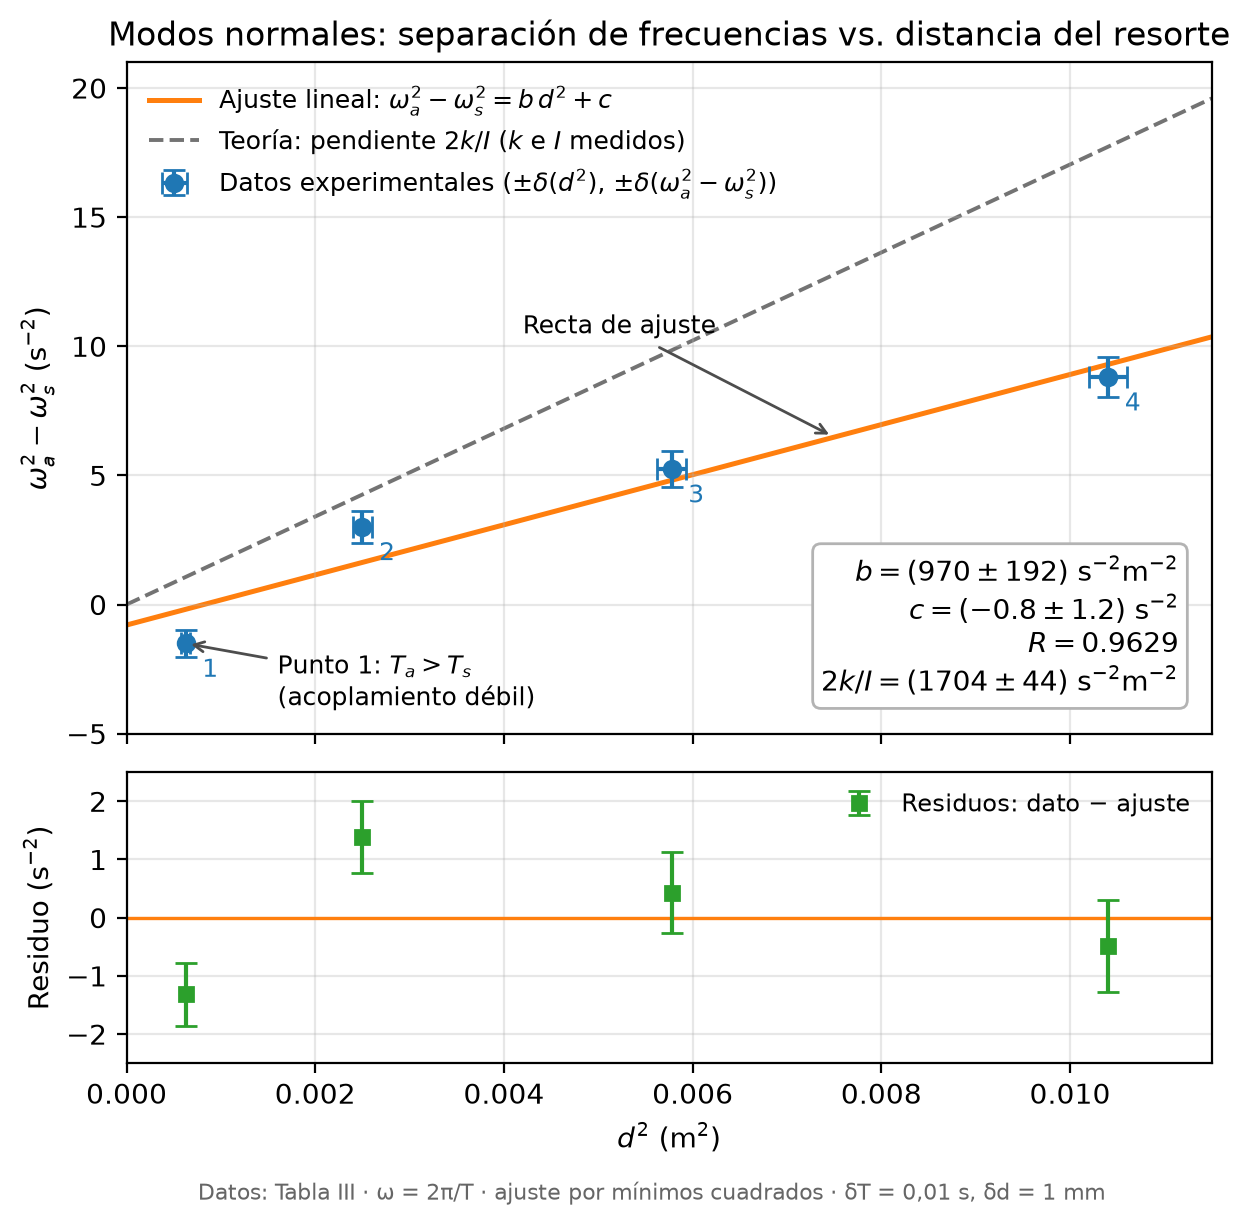

The script that saved this image:
"""Modos normales de los péndulos acoplados (Tabla III), con barras de error y residuos.

Para dos péndulos físicos idénticos acoplados por un resorte a distancia d del eje:
    omega_s^2 = M g l / I
    omega_a^2 = omega_s^2 + 2 k d^2 / I
Por lo tanto omega_a^2 - omega_s^2 es lineal en d^2 con pendiente 2k/I.
"""

import matplotlib.pyplot as plt
import numpy as np

# Datos (Tabla III)
d = np.array([0.025, 0.050, 0.076, 0.102])  # m
Ts = np.array([1.26, 1.26, 1.24, 1.24])  # s
Ta = np.array([1.30, 1.19, 1.13, 1.07])  # s

# Incertidumbres instrumentales
dd = np.full_like(d, 0.001)  # m (regla)
dT = np.full_like(Ts, 0.01)  # s (resolución de los periodos)

# Valores calculados antes (k de la Tabla II, I de la Ec. 7.2)
K, DK = 23.7, 0.6  # N/m
I, DI = 2.782e-2, 0.014e-2  # kg m^2

ws2 = (2 * np.pi / Ts) ** 2
wa2 = (2 * np.pi / Ta) ** 2
y = wa2 - ws2  # s^-2
dy = np.sqrt((2 * ws2 * dT / Ts) ** 2 + (2 * wa2 * dT / Ta) ** 2)

x = d**2  # m^2
dx = 2 * d * dd

# Ajuste lineal por mínimos cuadrados: y = b x + c
n = len(x)
b, c = np.polyfit(x, y, 1)
y_fit = b * x + c
res = y - y_fit

s = np.sqrt(np.sum(res**2) / (n - 2))
sxx = np.sum((x - x.mean()) ** 2)
db = s / np.sqrt(sxx)
dc = s * np.sqrt(np.sum(x**2) / (n * sxx))
r = np.corrcoef(x, y)[0, 1]

b_teo = 2 * K / I
db_teo = b_teo * np.sqrt((DK / K) ** 2 + (DI / I) ** 2)

# Incertidumbre efectiva en y: incluye la de x proyectada con la pendiente
dy_eff = np.sqrt(dy**2 + (b * dx) ** 2)

print(f"b = ({b:.0f} ± {db:.0f}) s^-2 m^-2")
print(f"c = ({c:.1f} ± {dc:.1f}) s^-2")
print(f"R = {r:.4f}")
print(f"2k/I teórico = ({b_teo:.0f} ± {db_teo:.0f}) s^-2 m^-2")
print(f"k a partir de b: ({b * I / 2:.1f} ± {db * I / 2:.1f}) N/m")

fig, (ax, axr) = plt.subplots(
    2,
    1,
    figsize=(7, 6.5),
    sharex=True,
    gridspec_kw={"height_ratios": [3, 1.3], "hspace": 0.08},
)

x_line = np.linspace(0, 0.0115, 200)
ax.plot(
    x_line,
    b * x_line + c,
    color="C1",
    lw=1.8,
    label=r"Ajuste lineal: $\omega_a^2-\omega_s^2 = b\,d^2 + c$",
    zorder=1,
)
ax.plot(
    x_line,
    b_teo * x_line,
    color="0.45",
    lw=1.4,
    ls="--",
    label=r"Teoría: pendiente $2k/I$ ($k$ e $I$ medidos)",
    zorder=1,
)
ax.errorbar(
    x,
    y,
    xerr=dx,
    yerr=dy,
    fmt="o",
    color="C0",
    ecolor="C0",
    capsize=4,
    ms=6,
    label=r"Datos experimentales ($\pm\delta(d^2)$, $\pm\delta(\omega_a^2-\omega_s^2)$)",
    zorder=2,
)
for i in range(n):
    ax.annotate(
        f"{i + 1}",
        (x[i], y[i]),
        xytext=(6, -12),
        textcoords="offset points",
        fontsize=9,
        color="C0",
    )

ax.set_ylim(-5, 21)
ax.set_ylabel(r"$\omega_a^2-\omega_s^2$ (s$^{-2}$)")
ax.set_title("Modos normales: separación de frecuencias vs. distancia del resorte")
ax.grid(alpha=0.3)
ax.legend(loc="upper left", frameon=False, fontsize=9)

ax.text(
    0.97,
    0.05,
    (
        rf"$b = ({b:.0f} \pm {db:.0f})$ s$^{{-2}}$m$^{{-2}}$" + "\n"
        rf"$c = ({c:.1f} \pm {dc:.1f})$ s$^{{-2}}$" + "\n"
        rf"$R = {r:.4f}$" + "\n"
        rf"$2k/I = ({b_teo:.0f} \pm {db_teo:.0f})$ s$^{{-2}}$m$^{{-2}}$"
    ),
    transform=ax.transAxes,
    ha="right",
    va="bottom",
    fontsize=10,
    bbox=dict(boxstyle="round", fc="white", ec="0.7"),
)

ax.annotate(
    "Punto 1: $T_a > T_s$\n(acoplamiento débil)",
    xy=(x[0], y[0]),
    xytext=(0.0016, -3.9),
    fontsize=9,
    arrowprops=dict(arrowstyle="->", color="0.3"),
)
ax.annotate(
    "Recta de ajuste",
    xy=(0.0075, b * 0.0075 + c),
    xytext=(0.0042, 10.5),
    fontsize=9,
    arrowprops=dict(arrowstyle="->", color="0.3"),
)

axr.axhline(0, color="C1", lw=1.2)
axr.errorbar(
    x,
    res,
    yerr=dy_eff,
    fmt="s",
    color="C2",
    ecolor="C2",
    capsize=4,
    ms=5,
    label="Residuos: dato − ajuste",
)
axr.set_xlabel(r"$d^2$ (m$^2$)")
axr.set_ylabel(r"Residuo (s$^{-2}$)")
axr.grid(alpha=0.3)
axr.legend(loc="upper right", frameon=False, fontsize=8.5)
lim = 1.25 * np.max(np.abs(res) + dy_eff)
axr.set_ylim(-lim, lim)
axr.set_xlim(0, 0.0115)

fig.text(
    0.5,
    0.005,
    "Datos: Tabla III · ω = 2π/T · ajuste por mínimos cuadrados · δT = 0,01 s, δd = 1 mm",
    ha="center",
    fontsize=8,
    color="0.4",
)

fig.savefig("modos_normales.png", dpi=200, bbox_inches="tight")
fig.savefig("modos_normales.pdf", bbox_inches="tight")
